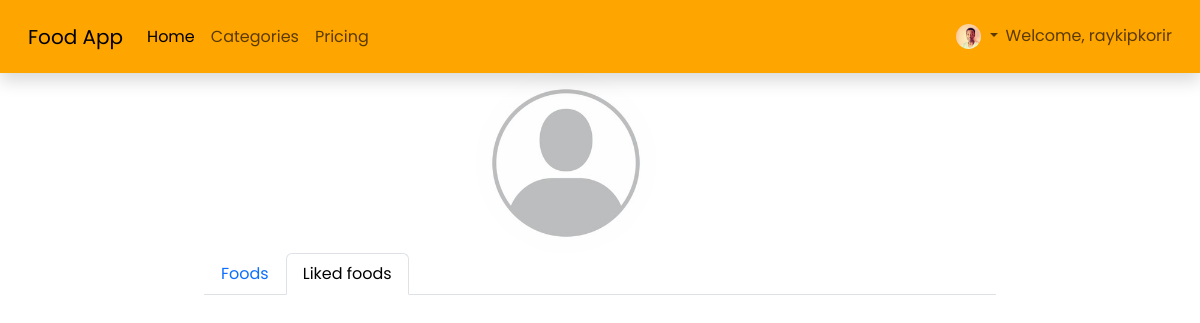
Before: /user/admin/?tab=liked-foods (signed in) with the older database file.
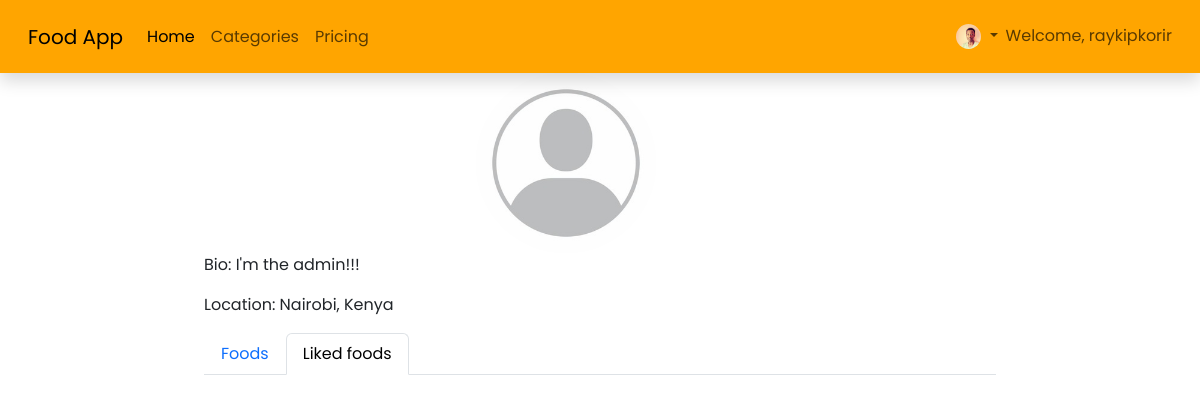
After: the same page with the newer database file.
### users/models.py (models this page shows, shortened)
class User(AbstractBaseUser, PermissionsMixin):
    username_validator = UnicodeUsernameValidator()
    username = models.CharField(
        max_length=150,
        unique=True,
        validators=[username_validator],
        error_messages={
            'unique': "A user with that username already exists.",
        },
    )
    email = models.EmailField('email address', blank=True, unique=True)
    is_staff = models.BooleanField(
        'staff status',
        default=False,
        help_text="Designates whether the user can log into this admin site.",
    )
    is_active = models.BooleanField(
        'active',
        default=True,
        help_text=
            'Designates whether this user should be treated as active. '
            'Unselect this instead of deleting accounts.'
        ,
    )
    date_joined = models.DateTimeField(default=timezone.now)
    objects = UserManager()
    EMAIL_FIELD = 'email'
    USERNAME_FIELD = 'username'
    REQUIRED_FIELDS = ['email']

class UserProfile(models.Model):
    bio = models.TextField(blank=True)
    profile_pic = models.ImageField(upload_to="profile_pics", blank=True, null=True)
    location = models.CharField(max_length=200, blank=True)
    twitter = models.URLField(blank=True)
    user = models.OneToOneField(User, on_delete=models.CASCADE)

### users/views.py (the view)
# urls.py: path("user/<str:username>/", views.profile, name="user_profile"),
def profile(request, username):
    user_profile = UserProfile.objects.get(user__username=username)
    foods = Food.objects.filter(user__username=username)
    tab = "foods"
    if "tab" in request.GET:
        tab = request.GET.get("tab")
        if tab == "liked-foods":
            likes = Like.objects.filter(user=request.user)
            foods = map(lambda like:like.food, likes)
        elif tab == "foods":
            foods = Food.objects.filter(user__username=username)
    return render(request, "users/user_profile.html", {"user_profile":user_profile, "foods":foods, "tab":tab})

### users/templates/users/user_profile.html (shortened to what this page needs)
{% extends 'base.html' %}
{% load static %}
{% block content %}
<div class="row">
   <div class="col-md-8 offset-md-2">
      <div class="row">
         <div class="col-md-3 offset-md-4">
            {% if user_profile.profile_pic %}
            <img
               src="{{ user_profile.profile_pic.url }}"
               alt=""
               class="img-fluid"
               style="border-radius:100px;"
               >
            {% else %}
            <img
               src="{% static 'images/profile_default.jpg' %}"
               alt=""
               class="img-fluid"
               style="border-radius:100px;"
               >
            {% endif %}
         </div>
      </div>
      <div>
         {% if user_profile.bio %}
         <p>Bio: {{ user_profile.bio }}</p>
         {% endif %}
         {% if user_profile.location%}
         <p>Location: {{ user_profile.location }}</p>
         {% endif %}
      </div>
      <ul class="nav nav-tabs">
         <li class="nav-item">
            <a
            class="nav-link {% if tab == "foods" %}active{% endif %}"
            aria-current="page"
            href="{% url 'user_profile' user_profile.user.username %}?tab=foods">
            Foods
            </a>
         </li>
         <li class="nav-item">
            <a
            class="nav-link {% if tab == "liked-foods" %}active{% endif %}"
            href="{% url 'user_profile' user_profile.user.username %}?tab=liked-foods">
            Liked foods
            </a>
         </li>
      </ul>
   </div>
</div>
{% endblock content %}

### templates/base.html (shortened to what this page needs)
{% load static %}
<!DOCTYPE html>
<html lang="en">
<head>
    <link rel="stylesheet" href="{% static 'food/css/food.css' %}">
    <link rel="stylesheet" href="{% static 'css/main.css' %}">
    <link
        rel="stylesheet"
        href="https://cdnjs.cloudflare.com/ajax/libs/font-awesome/6.2.1/css/all.min.css"
    />
    <link
        href="https://cdn.jsdelivr.net/npm/bootstrap@5.3.0-alpha1/dist/css/bootstrap.min.css"
        rel="stylesheet"
    >
</head>
<body class="position-relative">
    {% include "navbar.html" %}
    {% block content %}{% endblock content %}
</body>
</html>

### templates/navbar.html (shortened to what this page needs)
{% load static %}
<nav class="navbar navbar-expand-lg  sticky-top shadow p-3" style="background-color: orange;" >
    <div class="container-fluid">
      <a class="navbar-brand" href="{% url 'foods' %}">Food App</a>
      <div class="collapse navbar-collapse" id="navbarNav">
        <ul class="navbar-nav me-auto mb-2 mb-lg-0">
          <li class="nav-item">
            <a class="nav-link active" aria-current="page" href="{% url 'foods' %}">Home</a>
          </li>
          <li class="nav-item">
            <a class="nav-link" href="#">Categories</a>
          </li>
          <li class="nav-item">
            <a class="nav-link" href="#">Pricing</a>
          </li>
        </ul>
        <ul class="navbar-nav mb-2 mb-lg-0">
          {% if user.is_authenticated %}
          <li class="nav-item dropdown">
            <a class="nav-link dropdown-toggle" href="#" role="button" data-bs-toggle="dropdown" aria-expanded="false">
              {% if user.userprofile.profile_pic %}
              <img
              src="{{ user.userprofile.profile_pic.url }}"
              alt=""
              height="25"
              width="25"
              style="border-radius: 100px"
              >
              {% endif %}
            </a>
          </li>
          <span class="navbar-text">
              Welcome, {{ user.username }}
          </span>
          {% endif %}
        </ul>
      </div>
    </div>
  </nav>

### static/css/main.css (style rules this page uses)
body { height: 100vh; font-family: 'Poppins', sans-serif !important; }

Changed rows visible on the page:
now on this page (row edited): UserProfile: bio "I'm the admin!!!", location "Nairobi, Kenya"
changed UserProfile: bio empty → "I'm the admin!!!" (drawn); location empty → "Nairobi, Kenya" (drawn)
Other visible differences:
text now shown: "Bio: Location:"
